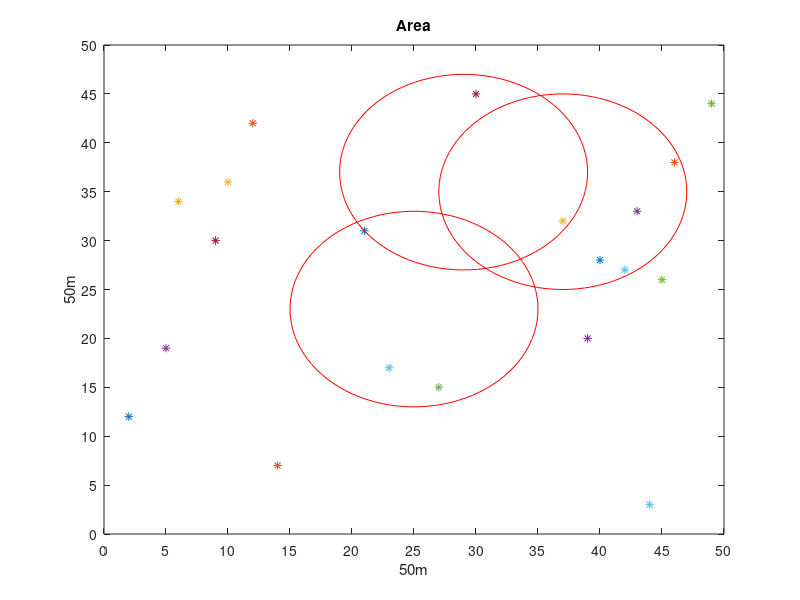

Recreate this plot in MATLAB. (Note: this script raises an error after producing the figure.)
%part one : deploy environment

N = 20; %the number of user
M = 3;  %the number of small cell
r = 10; %max cover range

% (1)generate random user's location and small cell's location
ux = randperm(49); %user's location
ux = ux(1:N);
uy = randperm(49);
uy = uy(1:N);

sx = randi([10 40],1,M); %small cell location
sy = randi([10 40],1,M);

% (2)deploy small cell and UE
t = linspace(0,2*pi);
for i =1:N
    plot(ux(i),uy(i),'*');hold on;
end
for i=1:M
    plot(sx(i)+r*cos(t),sy(i)+r*sin(t),'r');hold on;
end
axis([0,50,0,50]);
xlabel('50m');
ylabel('50m');
set(gca,'xtick',(0:5:50),'ytick',(0:5:50));
title('Area');

%part two : adjust antenna beam pattern on/off

U = zeros(N,5*M); %U={u1,u2,..,uN},record user is covered by which R(i,j)
US = zeros(N,M); % record user is covered by which small cells
%UR = zeros(N,M); %record user is covered by which R(i,j),tens-->small cell/ units-->sector of small cell
R = zeros(M,5); %count R(i,j) for each user
X = zeros(M,5); %record beam pattern which is on

% (1)determine that UE is covered by which small cell
for i=1:N
    for j=1:M
        pos=[ux(i) uy(i);sx(j) sy(j)];
        d=pdist(pos,'euclidean');
        if d <=10
            US(i,j) = 1; % if cover-->set one
        end
    end
end
TUS = US';
B = zeros(1,M);%record the number of user in the small cell
for i=1:M
    for j=1:N
        if TUS(i,j)==1
            B(1,i) = B(1,i)+1;
        end
    end
end
%disp(B)

% (2) determine that UE is covered by which R(i,j)
D = zeros(N,M); %record  user's degree in small cell
for i=1:N
    for j=1:M
        if US(i,j)==1
            if ux(i) < sx(j) %left to the circle positive
                d=degree(ux(i),uy(i),sx(j),sy(j));
                D(i,j) = floor(d);
                if d > 108 %in R(i,3)
                    %UR(i,j) = j*10+3;
                    U(i,5*(j-1)+3) = 1;
                elseif d > 36 && d <= 108 %in R(i,2)
                    %UR(i,j) = j*10+2;
                    U(i,5*(j-1)+2) = 1;
                elseif d <= 36 %in R(i,1)
                    %UR(i,j) = j*10+1;
                    U(i,5*(j-1)+1) = 1;
                end
                
            elseif ux(i) > sx(j) %right to the circle negative
                d=degree(ux(i),uy(i),sx(j),sy(j));
                D(i,j) = 0-floor(d);
                if d > 108 %in R(i,4)
                    %UR(i,j) = j*10+4;
                    U(i,5*(j-1)+4) = 1;
                elseif d > 36 && d <= 108 %in R(i,5)
                    %UR(i,j) = j*10+5;
                    U(i,5*(j-1)+5) = 1;
                elseif d <= 36 %in R(i,1)
                    %UR(i,j) = j*10+1;
                    U(i,5*(j-1)+1) = 1;
                end
                %D = degree(i,j,ux,uy,sx,sy);
            elseif ux(i) == sx(j)  %in R(i,1)
                %UR(i,j)=j*10+1;
                d=degree(ux(i),uy(i),sx(j),sy(j));
                D(i,j) = floor(d);
                if uy(i) >= sy(j)
                    U(i,5*(j-1)+1) = 1;
                elseif uy(i) < sy(j)
                    U(i,5*(j-1)+4) = 1;
                end
            end
        end
    end
end
%disp(UR)
%disp(D)

% (3) determine which antenna should on/off X(i,j)
TU = U;
while sum(TU(:)) ~=0
    R = zeros(M,5);
    for i=1:N % count R(i,j) for each user
        for j=1:5*M
            if TU(i,j)==1
                q = ceil(j/5);
                R(q,(j-5*(q-1))) = R(q,(j-5*(q-1))) + 1;
            end
        end
    end
    %disp(R)
    maxval=max(R(:));
    %disp(maxval)
    for i=1:M % multiple max
        for j=1:5
            if R(i,j) == maxval
                X(i,j) = 1;
                R(i,j) = 0;
                for x=1:N
                    for y=1:5*M
                        if TU(x,5*(i-1)+j)==1
                            U(x,:) = 0;  %delet user which contain max R(i,j)
                            U(x,5*(i-1)+j) = 1; %selet only one area for user
                            TU(x,:) = 0;
                        end
                    end
                end
            end
        end
    end
end

%disp(U)

% part three : adjust power

%(1) initial variables
P = zeros(1,M); %small cell power
f = 2.3; %frequency band
noise = 4;
Band = 40;
large = 0;
power = zeros(1,M); %record final power alloation

%(2)adjust power
for p1=19:-1:-30
    for p2=19:-1:-30
        for p3=19:-1:-30
            P = [p1,p2,p3];
            Ob = 0; %objective function
            for i=1:N
                for j=1:5*M
                    if U(i,j)==1
                        %calculate snr_self(gain signal)
                        sn = ceil(j/5); % small cell number
                        pos=[ux(i) uy(i);sx(sn) sy(sn)];
                        d=pdist(pos,'euclidean'); %dk,si
                        b = Band/B(sn); %Bk
                        
                        %check antenna gain
                        dd = D(i,sn);
                        col = checkgain_col(dd); %table degree
                        row = checkgain_row(X(sn,:)); %table permutation
                        if dd>=0
                            gain = table_l(row,col);
                        else
                            gain = (table_r(row,col)+table_r(row,col+1))/2;
                        end
                        snr_self = P(sn)-(43.3*log10(d)+11.5+20*log10(f))+gain;
                        
                        %calculate snr_other(gain noise signal)
                        snr_other = 0;
                        for k=1:M
                            if k~=sn
                                pos=[ux(i) uy(i);sx(k) sy(k)];
                                dk=pdist(pos,'euclidean');
                                snr_other = P(k)-(43.3*log10(dk)+11.5+20*log10(f)) + snr_other;
                            end
                        end
                        snr_other = snr_other+noise;
                        
                        %calculate SNR
                        SNR = snr_self/snr_other;
                        SINR=10^(SNR/10); %transfer unit
                        cap = b*(log2(1+SINR));
                        Ob = Ob + cap;
                        %disp(Ob)
                    end
                end
            end
            if Ob > large
                large = Ob;
                power = [p1,p2,p3];
            end
        end
    end
end
% part four : deplace the result(Si,Xi)
disp('antenna on (Si,Xi)')
disp(X)
disp('transmission power of each small cell')
disp(power)

